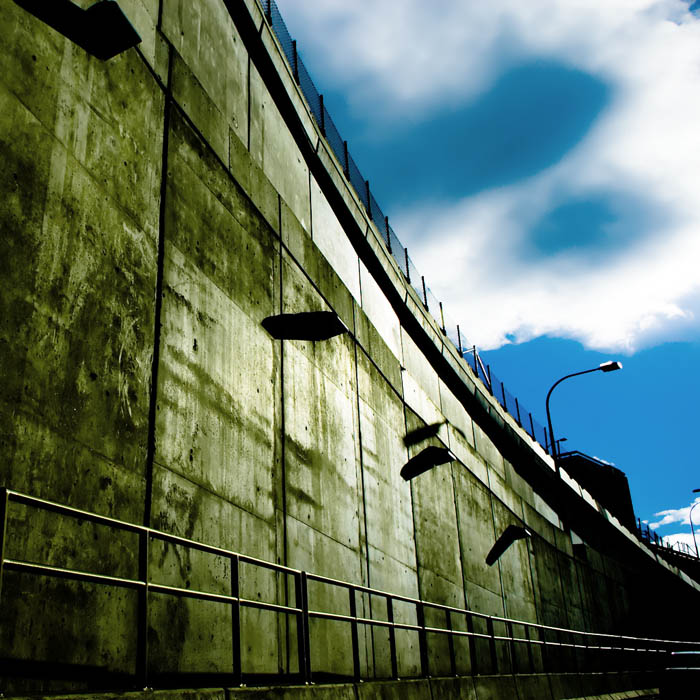
%> input picture matlab/ps0/image.jpg, 700 x 700 px
$ octave ps0main.m   (GNU Octave 9; MATLAB toolbox functions it lacks are replaced by stand-ins)
%> lines starting %> are read from the running program, lines starting %| are printed output that depends on the picture; in (x1, y1, x2, y2) boxes, pixels count from 0 and x2, y2 are one past the last pixel; in counts of white or black regions, pixels touching at a corner belong together; the program's own positions count from 1
### matlab/ps0/ps0grayscale.m
%PS0GRAYSCALE - Convert image to grayscale.
function J = ps0grayscale(I)

% Just a linear combination of the RGB channels.  The result of this
% operation is a single-channel image. Notice that we can add and multiply
% matrices really easily in MATLAB without needing loops.
J = 0.30 * I(:,:,1) + 0.59*I(:,:,2) + 0.11*I(:,:,3);

### matlab/ps0/ps0threshold.m
%PS0THRESHOLD - Threshold to black-and-white bitmap.
% Demonstrates logical indexing.
function out = ps0threshold(in,val)

% Check to make sure that we have a grayscale image by seeing the size of
% the third dimension (which would be 3 if it's an RGB image).
if size(in,3) ~= 1
    error('Requires grayscale image!');
end

% Functions in MATLAB just write to an output variable (which can be the
% same as the input variable).  This isn't necessary, but it's just a demo.
out = in;

% This demonstrates "logical indexing."  The line "out > val" results in a
% logical (that is, 0/1) matrix which can be used to select specific
% elements of the image.  This is much faster than writing a loop.
out(out > val)  = 255;
out(out <= val) = 0;

### matlab/ps0/ps0main.m
%PS0DEMO - Demo script for PS0
% You can run this thing by typing "main" at the MATLAB prompt.  Or, you
% can run parts of it interactively using cell mode.  In the MATLAB
% editor, go to the "Cell" menu and "Enable Cell Mode."  Then, you can go
% to a section and Ctrl-Enter to execute it.

%% Read in an image
% The function "imread" will create an (m x n x 3) array containing 8-bit
% unsigned integers.  This may be an inconvenient represenation for future
% assignments because of precision and overflow issues.  You can convert
% to a floating-point representation using "im2double" if desired.
Iorig = imread('image.jpg');
%> Iorig is the input picture: size 700x700x3 uint8; mean R, G, B 95.1, 113.6, 98.2

%% Show the image
% The function "imshow" will pop up a window displaying the image.  If the
% image is too big, it'll scale it to the proper size.  Alternatively, you
% can use "imtool" for a nicer user interface.
imshow(Iorig);
title('Original Image');

%% Crop the image
% Let's use MATLAB indexing to isolate a particular portion.  MATLAB
% indexes images from the upper-right corner, starting with 1 (unlike C/C++
% and Java).  Note that we can use "end" as a shortcut for array bounds.
Icrop  = Iorig(200:end-30,200:end-30,:);
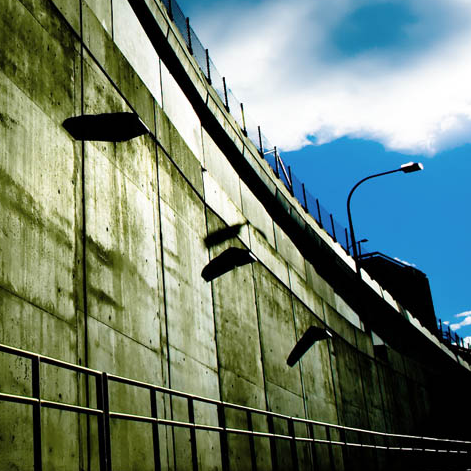
%> Icrop: size 471x471x3 uint8; mean R, G, B 109.8, 128.2, 113.5

% Pop up a new figure window and draw the image.
figure;
imshow(Icrop);
title('Cropped Image');

%% Resize the image
% Okay, let's resize it by subsampling.  We're going to use the same
% indexing operation, except that we're going to use an extra parameter to
% specify a stride.  This is a stupid way to resize an image!  If you zoom
% in, you'll notice bad aliasing.  A more proper way is to use "imresize"
% with bilinear or bicubic resampling (basically, what Photoshop does).
Ismall = Icrop(1:2:end,1:2:end,:);
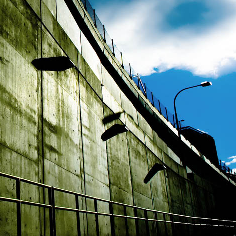
%> Ismall: size 236x236x3 uint8; mean R, G, B 109.6, 128.1, 113.4

% Pop up a new figure window and draw the image.
figure;
imshow(Ismall);
title('Small Image');

%% Channels
% We can view the three color channels of the image.  We're going to use
% "subplot" for a nice side-by-side view.
figure;
subplot(1,3,1);
imshow(Ismall(:,:,1)); title('Red');
subplot(1,3,2);
imshow(Ismall(:,:,2)); title('Green');
%> after `imshow(Ismall(:,:,2))`:
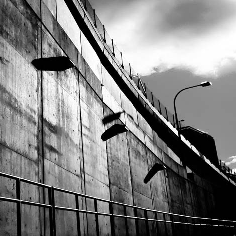
%> displayed picture: size 236x236, on the screen's scale of 0 to 255; min 0, max 255, mean 128.1
subplot(1,3,3);
imshow(Ismall(:,:,3)); title('Blue');
%> after `imshow(Ismall(:,:,3))`:
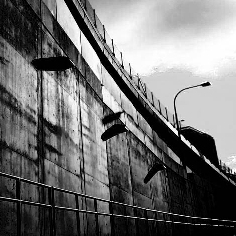
%> displayed picture: size 236x236, on the screen's scale of 0 to 255; min 0, max 255, mean 113.4

%% Grayscale
% MATLAB functions are all individually contained in files.  You can "edit
% ps0grayscale" to see the code for this function.
Igray = ps0grayscale(Icrop);
%> in ps0grayscale, `J = 0.30 * I(:,:,1) + 0.59*I(:,:,2) + 0.11*I(:,:,3);`:
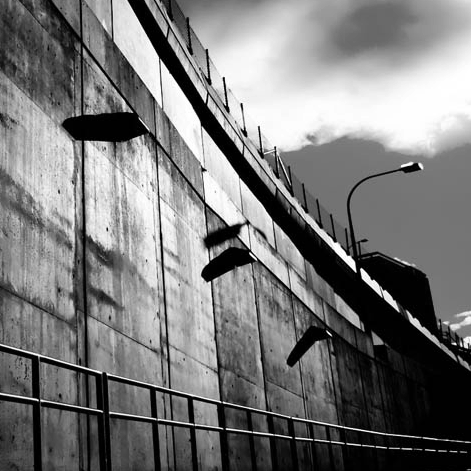
%> J: size 471x471 uint8; min 0, max 255, mean 121.2
figure;
imshow(Igray);
title('Grayscale Image');

%% Threshold
% Similar to the Photoshop operation of the same name. "edit ps0threshold"
% for details.
Ithre = ps0threshold(Igray, 80);
%> in ps0threshold, `out(out > val)  = 255;`:
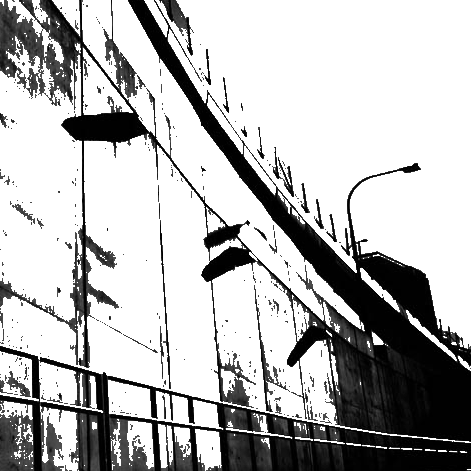
%> out: size 471x471 uint8; min 0, max 255, mean 184.7
%> in ps0threshold, `out(out <= val) = 0;`:
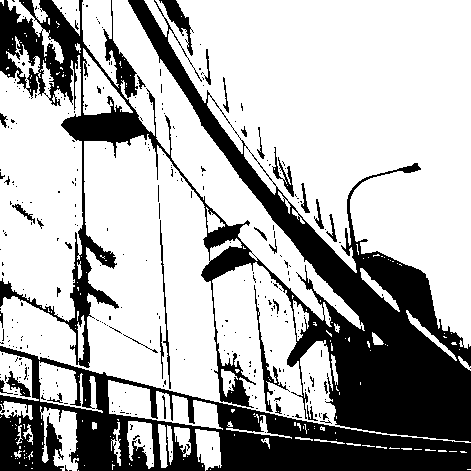
%> out: size 471x471 uint8; 69.4% white; 341 black regions (305 under 20 px), largest, box (x1, y1, x2, y2) and area: (0, 0, 471, 442) 42575, (0, 346, 471, 471) 21078, (159, 0, 194, 56) 562
figure;
imshow(Ithre);
title('Threshold Image');

$ run again, with matlab/ps0/sg.jpg copied over matlab/ps0/image.jpg
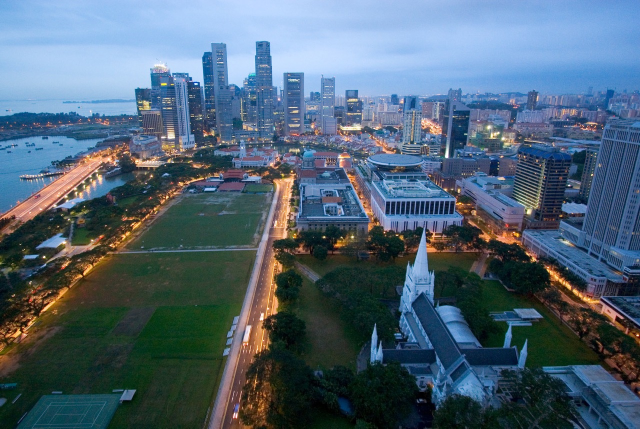
%> input picture matlab/ps0/sg.jpg, 1280 x 857 px (shown at 1/2 size)
%> Iorig is the input picture: size 857x1280x3 uint8; mean R, G, B 79.5, 99.6, 116
%> in ps0grayscale, `J = 0.30 * I(:,:,1) + 0.59*I(:,:,2) + 0.11*I(:,:,3);`:
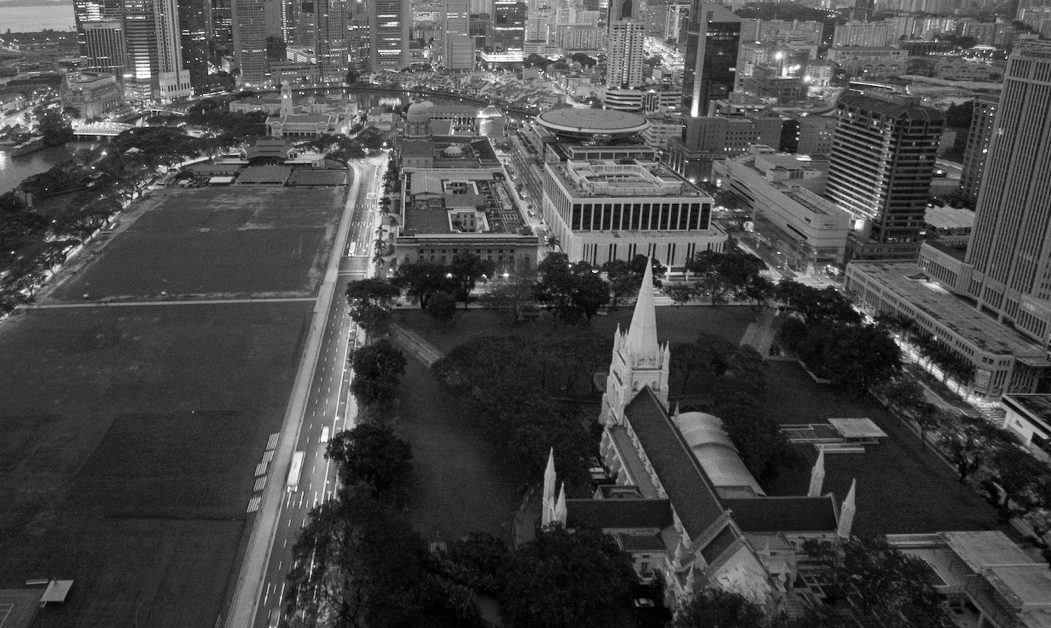
%> J: size 628x1051 uint8; min 0, max 255, mean 71.3
%> in ps0threshold, `out(out <= val) = 0;`:
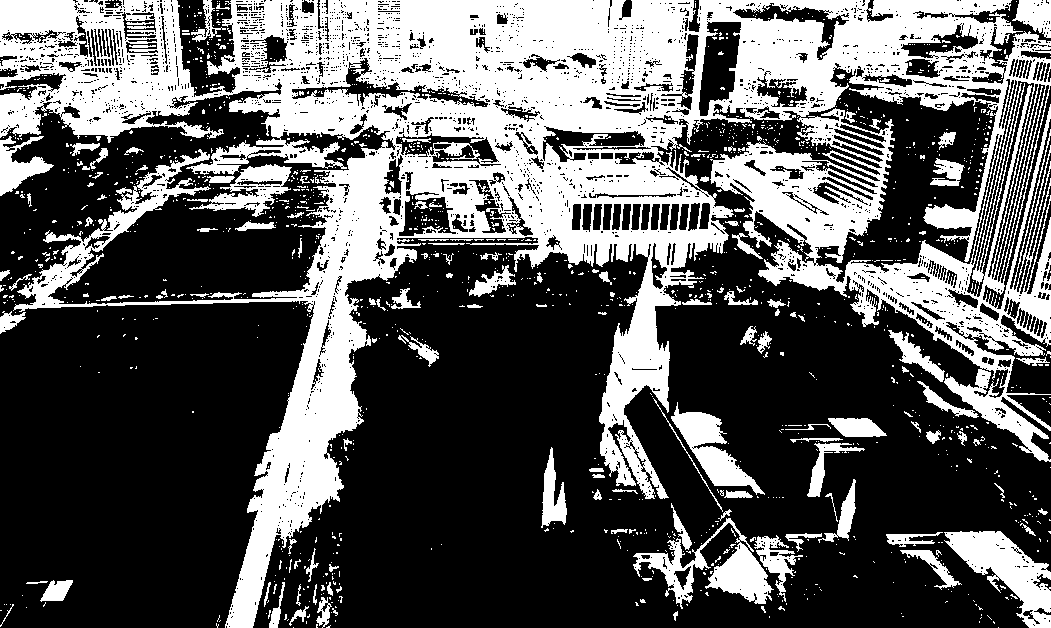
%> out: size 628x1051 uint8; 35.5% white; 1460 white regions (1325 under 20 px), largest, box (x1, y1, x2, y2) and area: (0, 0, 1051, 628) 197263, (944, 531, 1051, 628) 4510, (633, 518, 774, 609) 3908
